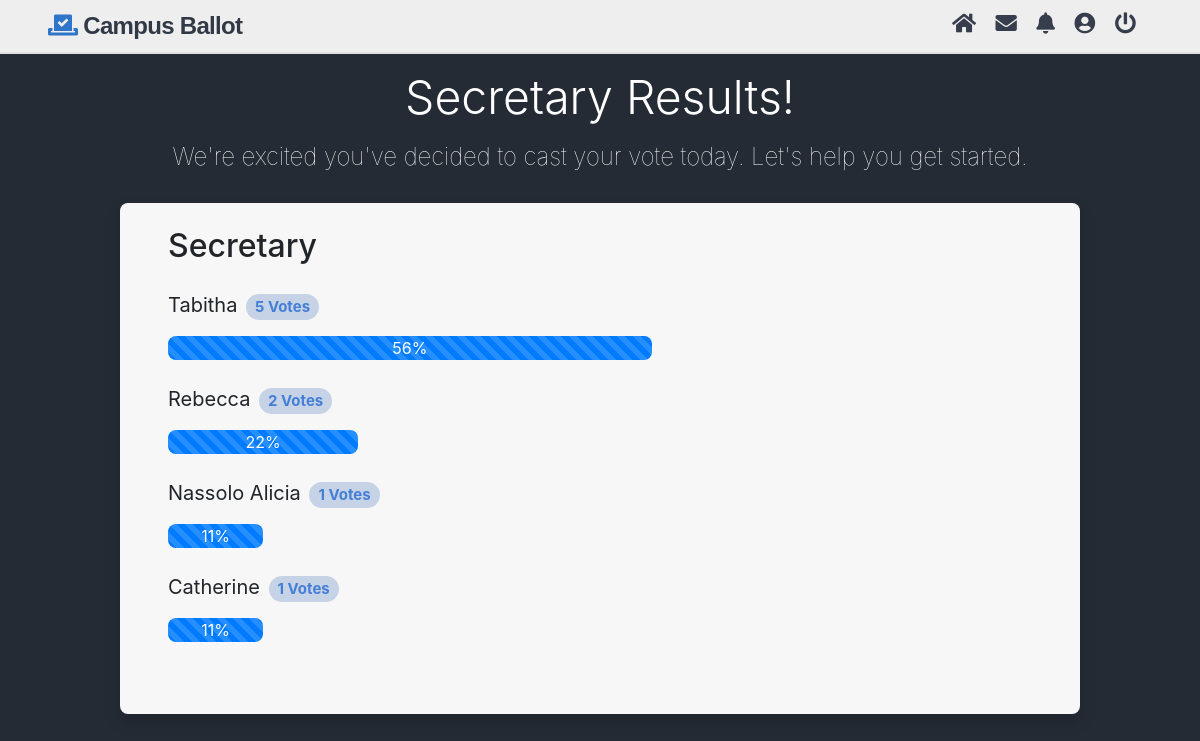
/result.php?id=4 (signed in), run on the app's committed database.
### tables this page shows
CREATE TABLE IF NOT EXISTS `polls` (
  `id` int(11) NOT NULL AUTO_INCREMENT,
  `title` text NOT NULL,
  `desc` text NOT NULL,
  PRIMARY KEY (`id`)
);

CREATE TABLE IF NOT EXISTS `poll_answers` (
  `id` int(11) NOT NULL AUTO_INCREMENT,
  `poll_id` int(11) NOT NULL,
  `title` text NOT NULL,
  `votes` int(11) NOT NULL DEFAULT '0',
  PRIMARY KEY (`id`)
);

### result.php (the view, shortened to what this page needs)
<?php
    $pdo = pdo_connect_mysql();
    if (isset($_GET['id'])) {
        $stmt = $pdo->prepare('SELECT * FROM polls WHERE id = ?');
        $stmt->execute([$_GET['id']]);
        $poll = $stmt->fetch(PDO::FETCH_ASSOC);
        if ($poll) {
            $stmt = $pdo->prepare('SELECT * FROM poll_answers WHERE poll_id = ? ORDER BY votes DESC');
            $stmt->execute([$_GET['id']]);
            $poll_answers = $stmt->fetchAll(PDO::FETCH_ASSOC);
            $total_votes = 0;
            foreach ($poll_answers as $poll_answer) {
                $total_votes += $poll_answer['votes'];
            }
        } else {
            die ('Poll with that ID does not exist.');
        }
    } else {
        die ('No poll ID specified.');
    }
?>
<?php include("includes/header.php"); ?>
    <div class="main-body">
    <h1 class="display-4 mt-3"><?=$poll['title']?> Results!</h1>
    <p class="index-slogan mt-2 mb-4">We're excited you've decided to cast your vote today. Let's help you get started.</p>
        <section class="thumbs-container shadow mt-4 pt-4 pl-5 pr-5 pb-5 mb-5">
        <div class="content poll-result">
        <h2 class="mb-4"><?=$poll['title']?></h2>
        <div class="wrapper">
            <?php foreach ($poll_answers as $poll_answer): ?>
            <div class="poll-question">
                <p class="lead-2 font-weight-normal"><?=$poll_answer['title']?> <span class="badge badge-primary badge-pill font-weight-bold font-weight-light"><?=$poll_answer['votes']?> Votes</span></span>
                <div class="progress-bar progress-bar-striped mb-4" style= "width:<?=@round(($poll_answer['votes']/$total_votes)*100)?>%">
                    <?=@round(($poll_answer['votes']/$total_votes)*100)?>%
                </div>
            </div>
            <?php endforeach; ?>
        </div>
    </div>
        </section>
    </div>
<?php include("includes/footer.php"); ?>

### data on the page
polls: title "Secretary"
poll_answers: title "Tabitha", votes "5", @round(($poll_answer['votes']/$total_votes)*100) "56"
poll_answers: title "Rebecca", votes "2", @round(($poll_answer['votes']/$total_votes)*100) "22"
poll_answers: title "Nassolo Alicia", votes "1", @round(($poll_answer['votes']/$total_votes)*100) "11"
poll_answers: title "Catherine", votes "1", @round(($poll_answer['votes']/$total_votes)*100) "11"
